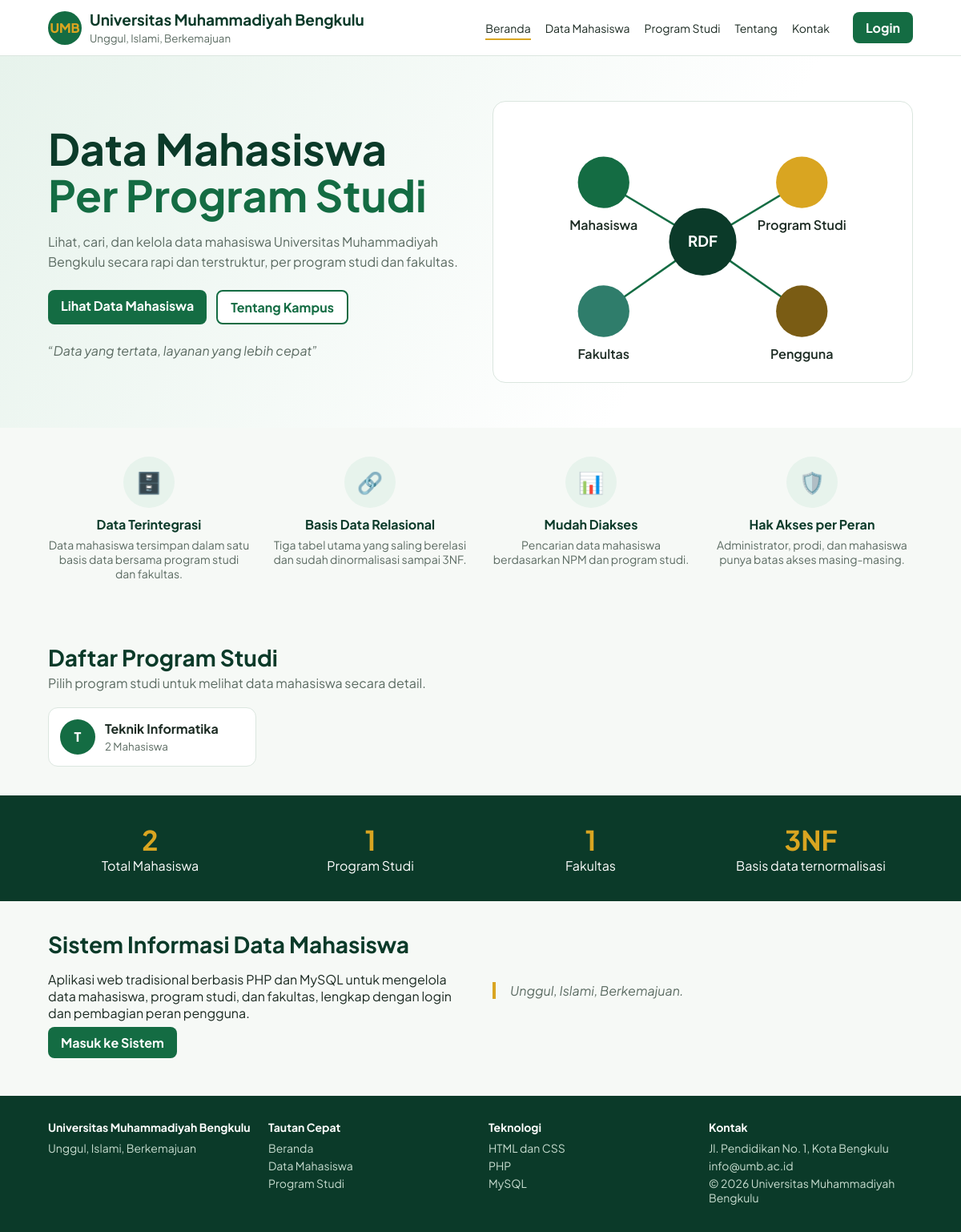
The page / on the database its author committed.
### tables this page shows
CREATE TABLE `program_studi` (
  `kode_prodi`         VARCHAR(10)  NOT NULL,
  `nama_program_studi` VARCHAR(100) NOT NULL,
  `kode_fakultas`      VARCHAR(10)  NOT NULL,
  PRIMARY KEY (`kode_prodi`),
  KEY `fk_prodi_fakultas` (`kode_fakultas`),
  CONSTRAINT `fk_prodi_fakultas` FOREIGN KEY (`kode_fakultas`)
    REFERENCES `fakultas` (`kode_fakultas`) ON UPDATE CASCADE ON DELETE RESTRICT
);

### auth.php (called while the page is built, shortened)
<?php
require __DIR__.'/koneksi.php';
function e($v){return htmlspecialchars((string)$v,ENT_QUOTES,'UTF-8');}
function q($sql,$t='',...$p){global $koneksi;$s=$koneksi->prepare($sql);if($t)$s->bind_param($t,...$p);$s->execute();return $s;}
function rows($s){return $s->get_result()->fetch_all(MYSQLI_ASSOC);}

### index.php (the view, shortened to what this page needs)
<?php require 'auth.php';
$n=fn($t)=>rows(q("SELECT COUNT(*) n FROM $t"))[0]['n'];
$pr=rows(q("SELECT p.kode_prodi,p.nama_program_studi nama,COUNT(m.npm) n FROM program_studi p LEFT JOIN mahasiswa m USING(kode_prodi) GROUP BY p.kode_prodi,p.nama_program_studi ORDER BY p.nama_program_studi LIMIT 8"));
$in=!empty($_SESSION['u']);?>
<!doctype html><html lang="id"><head><meta charset="utf-8"><meta name="viewport" content="width=device-width,initial-scale=1"><title>Universitas Muhammadiyah Bengkulu</title><link rel="stylesheet" href="style.css"></head>
<body class="lp">
<header class="top"><div class="w"><a class="brand" href="index.php"><i>UMB</i><span><b>Universitas Muhammadiyah Bengkulu</b><small>Unggul, Islami, Berkemajuan</small></span></a>
<nav><a class="on" href="index.php">Beranda</a><a href="mahasiswa.php">Data Mahasiswa</a><a href="prodi.php">Program Studi</a><a href="#tentang">Tentang</a><a href="#kontak">Kontak</a></nav>
<a class="btn" href="<?=$in?'dashboard.php':'login.php'?>"><?=$in?'Dashboard':'Login'?></a></div></header>
<section class="hero"><div class="w"><div>
<h1>Data Mahasiswa <span>Per Program Studi</span></h1>
<p>Lihat, cari, dan kelola data mahasiswa Universitas Muhammadiyah Bengkulu secara rapi dan terstruktur, per program studi dan fakultas.</p>
<div class="cta"><a class="btn" href="mahasiswa.php">Lihat Data Mahasiswa</a><a class="btn o" href="#tentang">Tentang Kampus</a></div>
<q>Data yang tertata, layanan yang lebih cepat</q></div>
<div class="dia"><svg viewBox="0 0 400 260" role="img" aria-label="Diagram relasi tabel: Mahasiswa, Program Studi, Fakultas, Pengguna">
<circle cx="200" cy="130" r="34" fill="#0b3a29"/><text x="200" y="135" fill="#fff" font-size="15" font-weight="700" text-anchor="middle">RDF</text>
<g font-size="13" font-weight="600" text-anchor="middle" fill="#1c2b23"><circle cx="100" cy="70" r="26" fill="#146c43"/><text x="100" y="118">Mahasiswa</text>
<circle cx="300" cy="70" r="26" fill="#d9a521"/><text x="300" y="118">Program Studi</text>
<circle cx="100" cy="200" r="26" fill="#2f7d6b"/><text x="100" y="248">Fakultas</text>
<circle cx="300" cy="200" r="26" fill="#7a5c14"/><text x="300" y="248">Pengguna</text></g></svg></div></div></section>
<section class="feat w"><div><i>🗄️</i><b>Data Terintegrasi</b><p>Data mahasiswa tersimpan dalam satu basis data bersama program studi dan fakultas.</p></div>
<div><i>🔗</i><b>Basis Data Relasional</b><p>Tiga tabel utama yang saling berelasi dan sudah dinormalisasi sampai 3NF.</p></div>
<div><i>📊</i><b>Mudah Diakses</b><p>Pencarian data mahasiswa berdasarkan NPM dan program studi.</p></div>
<div><i>🛡️</i><b>Hak Akses per Peran</b><p>Administrator, prodi, dan mahasiswa punya batas akses masing-masing.</p></div></section>
<section class="sec"><div class="w"><h2>Daftar Program Studi</h2><p>Pilih program studi untuk melihat data mahasiswa secara detail.</p>
<div class="pg"><?php foreach($pr as $r)echo '<a class="pc" href="mahasiswa.php?prodi='.urlencode($r['kode_prodi']).'"><i>'.e(mb_substr($r['nama'],0,1)).'</i><span><b>'.e($r['nama']).'</b><small>'.$r['n'].' Mahasiswa</small></span></a>';
if(!$pr)echo '<p>Belum ada program studi.</p>';?></div></div></section>
<section class="st"><div class="w"><div><b><?=$n('mahasiswa')?></b>Total Mahasiswa</div><div><b><?=$n('program_studi')?></b>Program Studi</div><div><b><?=$n('fakultas')?></b>Fakultas</div><div><b>3NF</b>Basis data ternormalisasi</div></div></section>
<section class="sec ab" id="tentang"><div class="w"><div><h2>Sistem Informasi Data Mahasiswa</h2><p>Aplikasi web tradisional berbasis PHP dan MySQL untuk mengelola data mahasiswa, program studi, dan fakultas, lengkap dengan login dan pembagian peran pengguna.</p><a class="btn" href="login.php">Masuk ke Sistem</a></div>
<blockquote>Unggul, Islami, Berkemajuan.</blockquote></div></section>
<footer class="ft" id="kontak"><div class="w"><div><b>Universitas Muhammadiyah Bengkulu</b><p>Unggul, Islami, Berkemajuan</p></div>
<div><b>Tautan Cepat</b><a href="index.php">Beranda</a><a href="mahasiswa.php">Data Mahasiswa</a><a href="prodi.php">Program Studi</a></div>
<div><b>Teknologi</b><a>HTML dan CSS</a><a>PHP</a><a>MySQL</a></div>
<div><b>Kontak</b><p>Jl. Pendidikan No. 1, Kota Bengkulu</p><p>info@umb.ac.id</p><p>&copy; 2026 Universitas Muhammadiyah Bengkulu</p></div></div></footer>
</body></html>

### style.css (style rules this page uses)
:root { --p:#146c43;--p2:#0f5132;--dk:#0b3a29;--acc:#d9a521;--soft:#e7f3ec;--bg:#f6f9f6;--tx:#1c2b23;--mut:#5b6b62;--line:#dbe6df;--err:#b3261e }
* { box-sizing:border-box }
body { margin:0;font-family:'Plus Jakarta Sans',system-ui,sans-serif;background:var(--bg);color:var(--tx);display:flex;min-height:100vh }
a { color:var(--p) }
h1 { margin-top:0;color:var(--dk) }
button,.btn { background:var(--p);color:#fff;border:0;padding:9px 16px;border-radius:8px;cursor:pointer;text-decoration:none;font:inherit;font-weight:700 }
body.lp { display:block }
.w { max-width:1120px;margin:0 auto;padding:0 20px }
.top { background:#fff;border-bottom:1px solid var(--line);position:sticky;top:0;z-index:5 }
.top .w { display:flex;align-items:center;gap:20px;flex-wrap:wrap;padding-top:12px;padding-bottom:12px }
.brand { display:flex;align-items:center;gap:10px;margin-right:auto;color:var(--dk);text-decoration:none }
.brand i { width:42px;height:42px;border-radius:50%;background:var(--p);color:var(--acc);display:grid;place-items:center;font-style:normal;font-weight:800 }
.brand b { display:block;font-size:19px }
.brand small { color:var(--mut) }
.top nav a { color:var(--tx);text-decoration:none;margin:0 9px;font-size:14px;padding-bottom:4px }
.top nav a:hover,.top nav a.on { border-bottom:2px solid var(--acc) }
.hero { background:linear-gradient(120deg,var(--soft),#fff 70%) }
.hero .w { display:grid;grid-template-columns:repeat(auto-fit,minmax(300px,1fr));gap:30px;align-items:center;padding-top:56px;padding-bottom:56px }
.hero h1 { font-size:clamp(34px,5vw,54px);line-height:1.08;margin:0 0 16px;color:var(--dk) }
.hero h1 span { color:var(--p);display:block }
.hero p { color:var(--mut);max-width:46ch;line-height:1.6 }
.cta { display:flex;gap:12px;flex-wrap:wrap;margin:22px 0 }
.btn.o { background:#fff;color:var(--p);border:2px solid var(--p) }
.hero q { color:var(--mut);font-style:italic }
.dia { background:#fff;border:1px solid var(--line);border-radius:16px;padding:14px }
.dia svg { width:100%;height:auto;display:block }
.feat { display:grid;grid-template-columns:repeat(auto-fit,minmax(210px,1fr));gap:24px;padding:36px 20px;text-align:center }
.feat i { width:64px;height:64px;border-radius:50%;background:var(--soft);display:grid;place-items:center;margin:0 auto 10px;font-style:normal;font-size:26px }
.feat b { color:var(--dk) }
.feat p { color:var(--mut);font-size:14px;margin:6px 0 }
.sec { padding:36px 0 }
.sec h2 { margin:0;color:var(--dk);font-size:28px }
.sec>.w>p { color:var(--mut);margin:4px 0 20px }
.pg { display:grid;grid-template-columns:repeat(auto-fill,minmax(230px,1fr));gap:14px }
.pc { display:flex;align-items:center;gap:12px;background:#fff;border:1px solid var(--line);border-radius:12px;padding:14px;text-decoration:none;color:var(--tx) }
.pc i { width:44px;height:44px;border-radius:50%;display:grid;place-items:center;color:#fff;font-style:normal;font-weight:800;background:var(--p);flex-shrink:0 }
.pc b { display:block }
.pc small { color:var(--mut) }
.st { background:var(--dk);color:#fff }
.st .w { display:grid;grid-template-columns:repeat(auto-fit,minmax(180px,1fr));text-align:center;padding-top:34px;padding-bottom:34px;gap:20px }
.st b { display:block;font-size:34px;color:var(--acc) }
.ab .w { display:grid;grid-template-columns:repeat(auto-fit,minmax(300px,1fr));gap:30px;align-items:center }
.ab blockquote { margin:0;border-left:4px solid var(--acc);padding-left:18px;color:var(--mut);font-style:italic }
.ft { background:var(--dk);color:#c7dccf;margin-top:20px }
.ft .w { display:grid;grid-template-columns:repeat(auto-fit,minmax(180px,1fr));gap:20px;padding-top:30px;padding-bottom:30px;font-size:14px }
.ft b { color:#fff;display:block;margin-bottom:8px }
.ft a { color:#c7dccf;display:block;margin:4px 0;text-decoration:none }
.ft p { margin:4px 0 }

### rows shown on the page
program_studi: nama_program_studi "T", nama_program_studi "Teknik Informatika", n "2"

### other values the page prints
$n('mahasiswa') "2"
$n('program_studi') "1"
$n('fakultas') "1"
